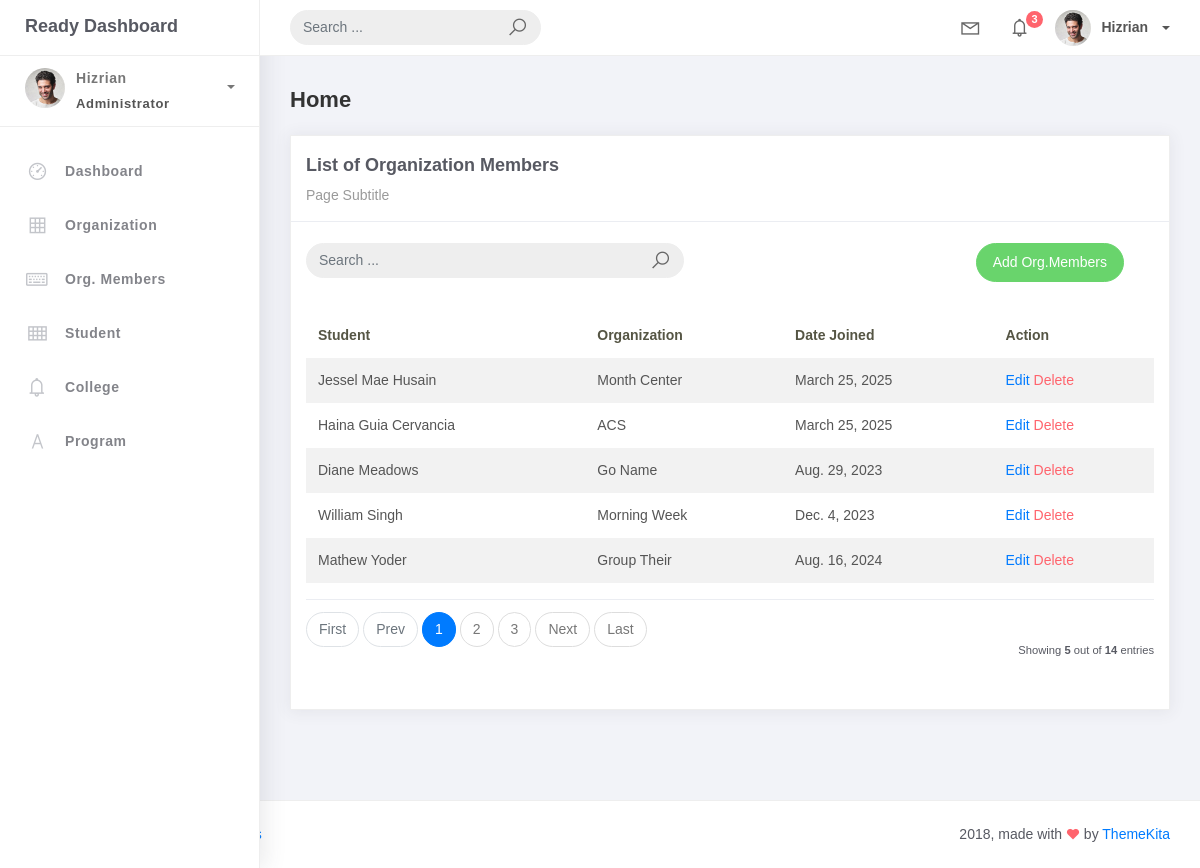
Page /orgMember_list/ on the committed database.
### studentorg/models.py (models this page shows, shortened)
class BaseModel(models.Model):
    created_at = models.DateTimeField(auto_now_add=True, db_index=True)
    updated_at = models.DateTimeField(auto_now=True)
    class Meta:
        abstract = True

class OrgMember(BaseModel):
    student = models.ForeignKey(Student, on_delete=models.CASCADE)
    organization = models.ForeignKey(Organization, on_delete=models.CASCADE)
    date_joined = models.DateField()

class Student(BaseModel):
    student_id = models.CharField(max_length=15)
    lastname = models.CharField(max_length=25)
    firstname = models.CharField(max_length=25)
    middlename = models.CharField(max_length=25, blank=True, null=True)
    program = models.ForeignKey(Program, on_delete=models.CASCADE)

class Organization(BaseModel):
    name = models.CharField(max_length=250)
    college = models.ForeignKey(College, null=True, blank=True, on_delete=models.CASCADE)
    description = models.CharField(max_length=500)
    def __str__(self):
        return self.name

### studentorg/views.py (the view, shortened to what this page needs)
# urls.py: path('orgMember_list/', OrgMemberList.as_view(), name='orgMem_list'),
class OrgMemberList(ListView):
    model = OrgMember
    context_object_name = 'orgMember'
    template_name = 'orgMem_list.html'
    paginate_by = 5
    def get_queryset(self, *args, **kwargs):
        qs = super(OrgMemberList, self).get_queryset(*args, **kwargs)
        query = self.request.GET.get('q')
        return qs

### templates/orgMem_list.html
{% extends 'base.html' %}
{% load static %}
{% block content %}
<div class="content">
    <div class="container-fluid">
        <h4 class="page-title">Home</h4>
        <div class="row">
            <div class="col-md-12">
                <div class="card">
                    <div class="card-header">
                        <div class="card-title">List of Organization Members</div>
                        <div class="card-category">Page Subtitle</div>
                    </div>
                    <br />
                    <div class="col-md-12 row">
                        <div class="col-md-6">
                            <form class="navbar-left navbar-form nav-search mr-md-3" action="{% url 'orgMem_list' %}">
                                <div class="input-group">
                                    <input type="text" placeholder="Search ..." class="form-control" name="q" value="{{ request.GET.q }}" />
                                    <div class="input-group-append">
                                        <span class="input-group-text">
                                            <i class="la la-search search-icon"></i>
                                        </span>
                                    </div>
                                </div>
                            </form>
                        </div>
                        <div class="col-md-6">
                            <div class="pull-right">
                                <a href="{% url 'orgMem-add' %}" class="btn btn-success btn-rounded">Add Org.Members</a>
                            </div>
                        </div>
                    </div>
                    <div class="card-body">
                        <table class="table table-striped mt-3">
                            <thead>
                                <tr>
                                    <th scope="col">Student</th>
                                    <th scope="col">Organization</th>
                                    <th scope="col">Date Joined</th>
                                    <th scope="col">Action</th>
                                </tr>
                            </thead>
                            <tbody>
                                {% for object in object_list %}
                                <tr>
                                    <td>{{ object.student.firstname }} {{ object.student.lastname }}</td>
                                    <td>{{ object.organization }}</td>
                                    <td>{{ object.date_joined }}</td>
                                    <td>
                                        <a href="{% url 'orgMem-update' object.id %}">Edit</a>
                                        <a href="{% url 'orgMem-delete' object.id %}" class="text-danger">Delete</a>
                                    </td>
                                </tr>
                                {% empty %}
                                <tr>
                                    <td colspan="4" style="text-align: center;">
                                        <p class="text-sm font-weight-bold mb-0">No Records Found</p>
                                    </td>
                                </tr>
                                {% endfor %}
                            </tbody>
                        </table>
                        {% include 'includes/pagination.html' %}
                    </div>
                </div>
            </div>
        </div>
    </div>
</div>
{% endblock %}

### rows in the picture
OrgMember: student.firstname "Jessel Mae", student.lastname "Husain", organization "Month Center", date_joined "March 25, 2025"
OrgMember: student.firstname "Haina Guia", student.lastname "Cervancia", organization "ACS", date_joined "March 25, 2025"
OrgMember: student.firstname "Diane", student.lastname "Meadows", organization "Go Name", date_joined "Aug. 29, 2023"
OrgMember: student.firstname "William", student.lastname "Singh", organization "Morning Week", date_joined "Dec. 4, 2023"
OrgMember: student.firstname "Mathew", student.lastname "Yoder", organization "Group Their", date_joined "Aug. 16, 2024"

### other values in the picture
{{ page_num }} "1"
{{ page_num }} "2" "3"
{{ object_list.count }} "5"
{{ paginator.count }} "14"
